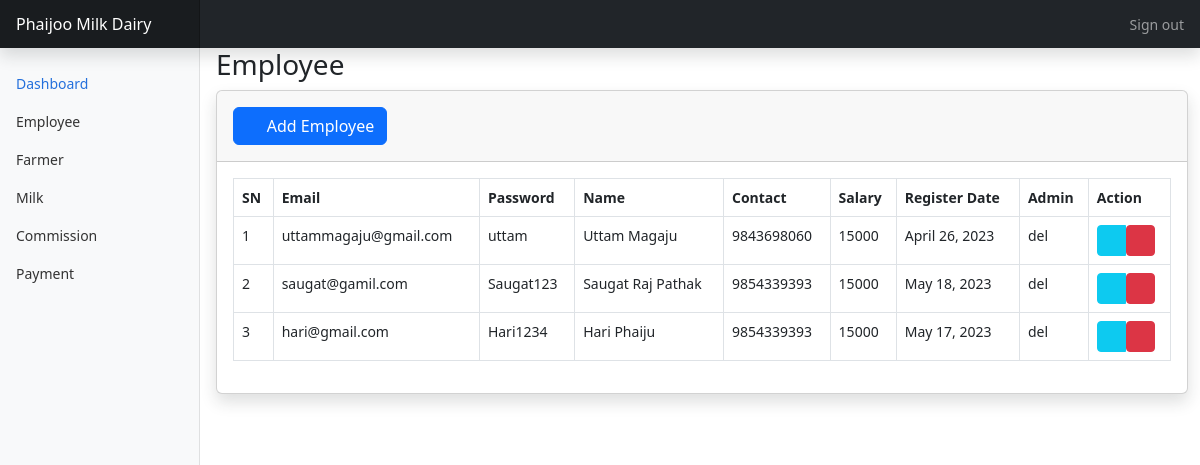
The page /dashboard/employees (signed in) on the database as committed earlier.
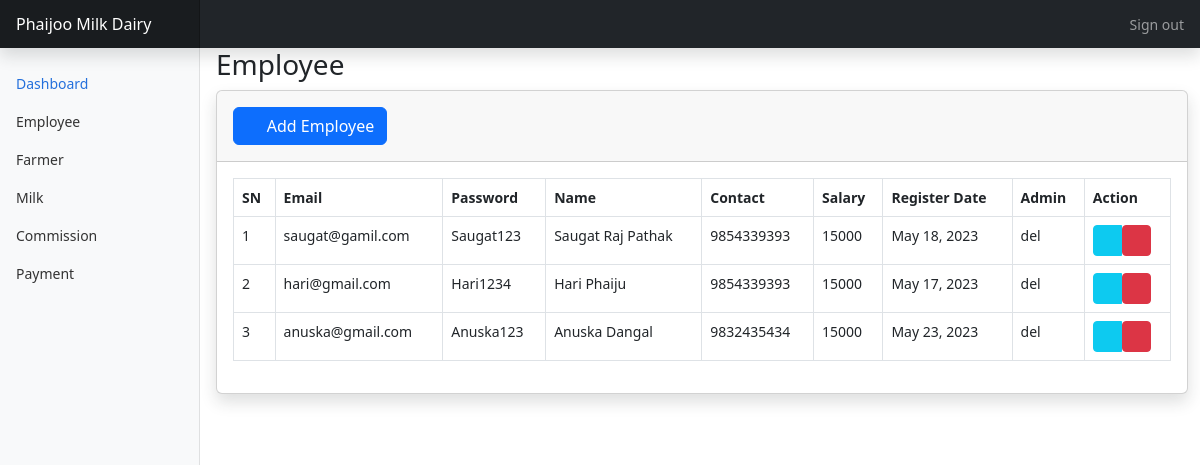
The same page on the database as committed later.
### dashboard/models.py (models this page shows, shortened)
class Employee(models.Model):
    emp_email = models.CharField(max_length=50, blank=True , null=True)
    emp_pwd = models.  CharField(max_length=255, blank=True)
    emp_name = models.CharField(max_length=50, blank=True)
    emp_contact = models.PositiveBigIntegerField(blank=True)
    salary = models.PositiveIntegerField(blank=True)
    reg_date = models.DateField(null=True, blank=True)
    admin_id = models.ForeignKey(User, on_delete=models.PROTECT, related_name='employee', blank=True)
    class Meta:
        verbose_name = "Employee"
        verbose_name_plural = "Employees"
        ordering = ('id',)

### dashboard/views.py (the view)
# urls.py: path('employees',views.EmployeeListView.as_view(), name = 'employees-list'),
class EmployeeListView(LoginRequiredMixin,ListView):
    template_name = 'dashboard/employees/list.html'
    model = Employee

### dashboard/templates/dashboard/employees/list.html (shortened to what this page needs)
{% extends 'dashboard/base.html' %}
{% block main %}
                <h1 class="h3 mb-2 text-gray-800">Employee</h1>
                <div class="card shadow mb-4">
                    <div class="card-header py-3">
                        <div class="float-right">
                            <a href="{% url 'dashboard:employees-create' %}" class = "btn btn-primary">
                                <i class="fa fa-plus"></i>&nbsp; Add Employee
                            </a>
                        </div>
                    </div>
                    <div class="card-body">
                        <div class="table-responsive">
                            <table class="table table-bordered" id="dataTable" width="100%" cellspacing="0">
                                <thead>
                                    <tr>
                                        <th>SN</th>
                                        <th>Email</th>
                                        <th>Password</th>
                                        <th>Name</th>
                                        <th>Contact</th>
                                        <th>Salary</th>
                                        <th>Register Date</th>
                                        <th>Admin</th>
                                        <th>Action</th>
                                    </tr>
                                </thead>
                                <tbody>
                                    {% for object in object_list %}
                                    <tr>
                                        <td>{{ forloop.counter }}</td>
                                        <td>{{ object.emp_email }}</td>
                                        <td>{{ object.emp_pwd }}</td>
                                        <td>{{ object.emp_name }}</td>
                                        <td>{{ object.emp_contact }}</td>
                                        <td>{{ object.salary }}</td>
                                        <td>{{ object.reg_date }}</td>
                                        <td>{{ object.admin_id }}</td>
                                        <td>
                                            <div class="btn-group" role="group">
                                                <a href="{% url 'dashboard:employees-update' object.pk %}" class="btn btn-info btn-sm ">
                                                    <i class="fas fa-pen"></i>
                                                </a>
                                                {% if not object.non_deletetable %}
                                                <form action="{% url 'dashboard:employees-delete' object.pk %}"  method="post">
                                                    <button class="btn btn-danger btn-sm delete-link ml-2" data-tooltip="tooltip" title="Delete">
                                                        <i class="far fa-trash-alt"></i>
                                                    </button>
                                                </form>
                                                {% endif %}
                                            </div>
                                        </td>
                                    </tr>
                                    {% endfor %}
                                </tbody>
                            </table>
                        </div>
                    </div>
                </div>
{% endblock main %}

Rows that differ between the two databases and show on the page:
removed Employee: emp_email "uttammagaju@gmail.com", emp_pwd "uttam", emp_name "Uttam Magaju", emp_contact "9843698060", salary "15000", reg_date "April 26, 2023", admin_id "del"
added Employee: emp_email "anuska@gmail.com", emp_pwd "Anuska123", emp_name "Anuska Dangal", emp_contact "9832435434", salary "15000", reg_date "May 23, 2023", admin_id "del"
